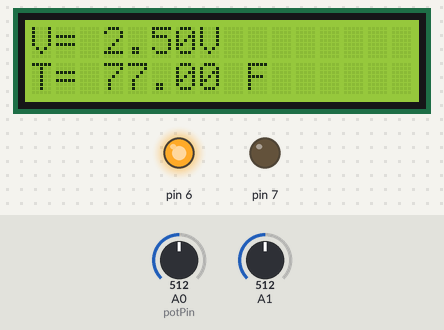
The sketch below on a simulated Arduino Mega 2560, built with avr-gcc and run on an emulated ATmega2560. Shown: 16×2 character LCD, output pins drawn as LEDs (lit = HIGH). The inputs (shaded band) are chosen by the test bench; at power-on: A1 = 512, A0 (potPin) = 512. No radio packets arrive unless stated; what the sketch prints to the serial monitor is not drawn.

Above: at 1.2 s.
1.3 s: A1 set to 858
At 6.5 s:
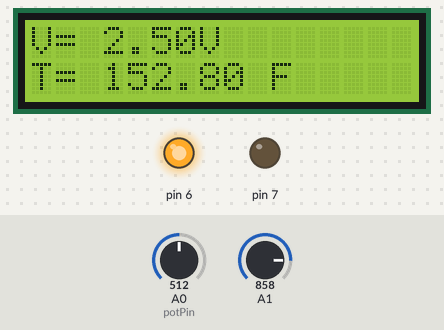
8.0 s: A1 set to 893
At 12.6 s:
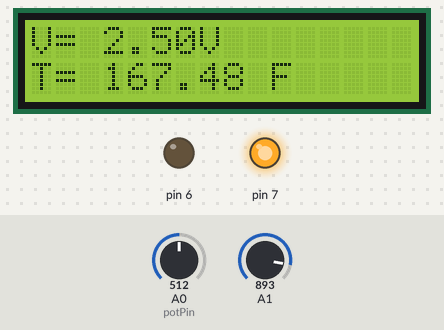
14.7 s: A0 (potPin) set to 716
At 18.7 s:
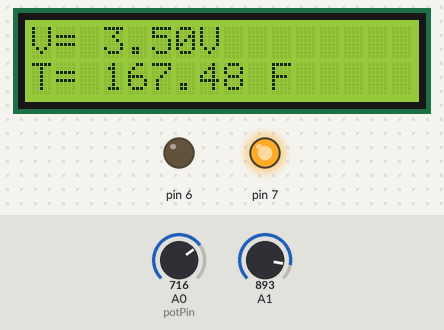
21.4 s: A0 (potPin) set to 810
At 24.8 s:
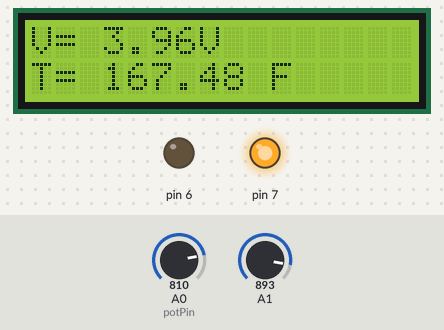
28.1 s: A0 (potPin) set to 836
At 30.9 s:
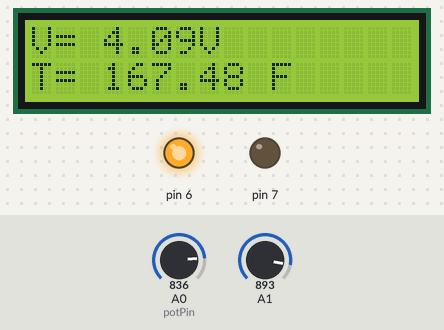
34.8 s: A1 set to 900
At 37.0 s:
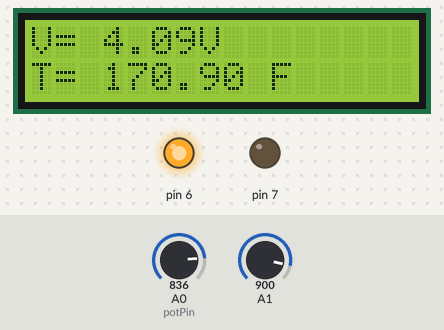
Timing chart, 0 to 38.5 s (numbered marks = the images above; inputs shaded):
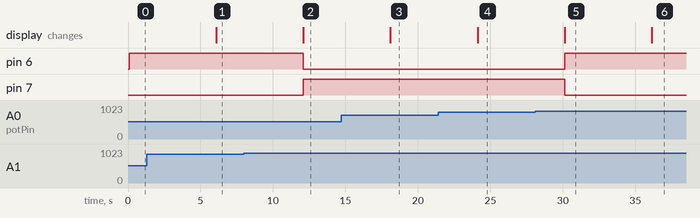

Measured:
- the behaviour switches between 876 and 877 on A1 (found by bisection; images 1 and 2)
- the behaviour switches between 818 and 819 on A0 (potPin) (found by bisection; images 4 and 5)
- after the input at 1.3 s, the display: changes after 4.8 s (image 1)
- after the input at 8.0 s, pin 6: HIGH → LOW after 4.1 s; pin 7: LOW → HIGH after 4.1 s; the display: changes after 4.1 s (image 2)
- after the input at 14.7 s, the display: changes after 3.4 s (image 3)
- after the input at 21.4 s, the display: changes after 2.7 s (image 4)
- after the input at 28.1 s, pin 6: LOW → HIGH after 2.0 s; pin 7: HIGH → LOW after 2.0 s; the display: changes after 2.0 s (image 5)
- after the input at 34.8 s, the display: changes after 1.3 s (image 6)

The sketch:

LCD_display_with_conditionn.ino
```cpp
//pateint 2 MEGA AND ELA
// For communication protocloes
#include <math.h>
#include <SPI.h>
#include <nRF24L01.h>
#include <printf.h>
#include <RF24.h>
#include <RF24_config.h>
#include <LiquidCrystal.h>

// Blood pressure

LiquidCrystal lcd(11,42,5,4,3,2);
int potPin=A0; //To read the Blood Pressure sensor value from A0 pin
int readVal; //Declearing readValue variable
float Voltage;//Declearing our voltage variable
String unit= "V"; // To Hold the SI unit
//Body Temperature
double Thermistor(int RawADC) {
 double Temp;
 Temp = log(10000.0*((1024.0/RawADC-1)));
 Temp = 1 / (0.001129148 + (0.000234125 + (0.0000000876741 * Temp * Temp ))* Temp );
 Temp = Temp - 273.15;
 Temp = (Temp * 9.0)/ 5.0 + 32.0;
 return Temp;
}

RF24 radio(9,10);
const uint64_t pipes[3] = {0xF0F0F0F0E1LL,0xF0F0F0F0E2LL,0xF0F0F0F0E3LL};

void setup() {
  pinMode(7,OUTPUT);
  pinMode(6,OUTPUT);

  pinMode(potPin,INPUT);  // A0 for Blood pressure sensor
  Serial.begin(9600);
  lcd.begin(16,2);
  lcd.print("Hello World !!");

  radio.begin();
  radio.setPALevel(RF24_PA_MIN);//t nesscesrly have to match with the raspberry pi it is the power level
  radio.setChannel(0x76); // have to match with the raspberry pi
  radio.openWritingPipe(pipes[2]);//iting to the raspberry pi
  radio.enableDynamicPayloads();
  radio.powerUp();


}

void loop(void){
  // put your main code here, to run repeatedly:
  // Blood pressure
    readVal=analogRead(potPin);  //Read "potPin" and put value in readVal
    Voltage=(5.0/1023.0)*(readVal);
    Serial.print(Voltage);
    Serial.println(unit);
    lcd.clear();
    lcd.setCursor(0,0);
    lcd.print("V= ");
    lcd.print(Voltage);
    lcd.print(unit);
    //Body Temperature
    int val;
    double temp;
    val=analogRead(1);
    temp=Thermistor(val);
    Serial.print("Temperature = ");
    Serial.print(temp);
    Serial.print(" F");
    lcd.setCursor(0,1);
    lcd.print("T= ");
    lcd.print(temp);
    lcd.print(" F");

    if((temp < 160) || (temp > 190) || (Voltage < 1) || (Voltage > 4))
    {
      digitalWrite(7,LOW);
      digitalWrite(6,HIGH);
    }
    else {
      digitalWrite(7,HIGH);
      digitalWrite(6,LOW);
    }


    //Sending  Setup
    String both="1";
    both+=String(Voltage);
    both+=String(temp);
    Serial.print(both);
    char botht[11];
    both.toCharArray(botht,11);
    radio.write(&botht,sizeof(botht));
    //const char ela[]="1ela";
    //radio.write(&ela,sizeof(ela));
    delay(6000);
}
```
